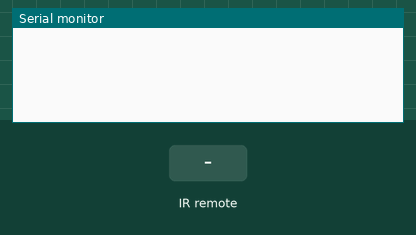
Bench run of a sketch on a simulated Arduino Nano, built with avr-gcc and run on an emulated ATmega328P. On the bench: the last lines printed to the serial monitor. Inputs (shaded band) come from the test bench.

Above: at 1.2 s.
1.3 s: infrared code 0x6A68351E received
At 2.4 s:
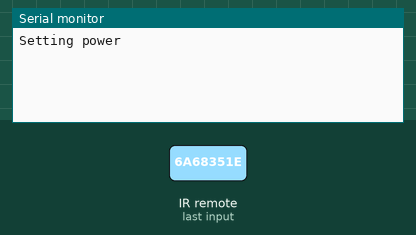
2.8 s: infrared code 0x776C6E7A received
At 3.5 s:
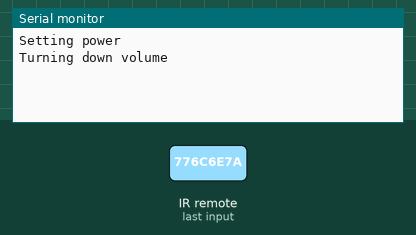
4.3 s: infrared code 0x22D912BB received
At 4.7 s:
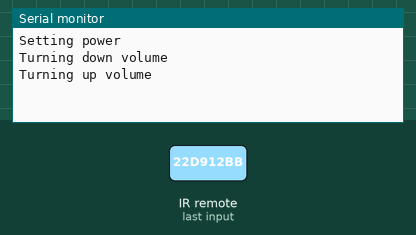
5.8 s: infrared code 0x92DFD41F received
At 7.0 s:
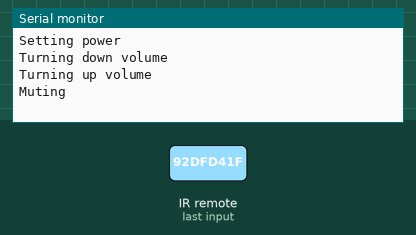

The sketch:

speaker-remote.ino
```cpp
#include <IRremote.h>

int RECV_PIN = 4;
IRrecv irrecv(RECV_PIN);
IRsend irsend;
decode_results results;
long msgRecv;
int speakerLength = 32;

long tvPower      = 0x6A68351E;
long tvVolumeDown = 0x776C6E7A;
long tvVolumeUp   = 0x22D912BB;
long tvMute       = 0x92DFD41F;

long speakerVolumeUp   = 0x400555AA;
long speakerVolumeDown = 0x400556A9;
long speakerMute       = 0x400557A8;
long speakerPower      = 0x400501FE;

void setup() {
  Serial.begin(9600);

  irrecv.enableIRIn();
}

void sendSpeakerCommand(long msg) {
  irsend.sendNEC(msg, speakerLength);
}

void loop() {
  if (irrecv.decode(&results)) {
    msgRecv = results.value;

    if (msgRecv == tvVolumeUp) {
      Serial.println("Turning up volume");
      sendSpeakerCommand(speakerVolumeUp);
    } else if (msgRecv == tvVolumeDown) {
      Serial.println("Turning down volume");
      sendSpeakerCommand(speakerVolumeDown);
    } else if (msgRecv == tvMute) {
      Serial.println("Muting");
      sendSpeakerCommand(speakerMute);
    } else if (msgRecv == tvPower) {
      Serial.println("Setting power");
      sendSpeakerCommand(speakerPower);
    }

    irrecv.enableIRIn();
    irrecv.resume();
  }
}
```

Measured:
- after the input at 1.3 s, the serial monitor: prints a new line at once (image 1)
- after the input at 2.8 s, the serial monitor: prints a new line at once (image 2)
- after the input at 4.3 s, the serial monitor: prints a new line at once (image 3)
- after the input at 5.8 s, the serial monitor: prints a new line at once (image 4)
